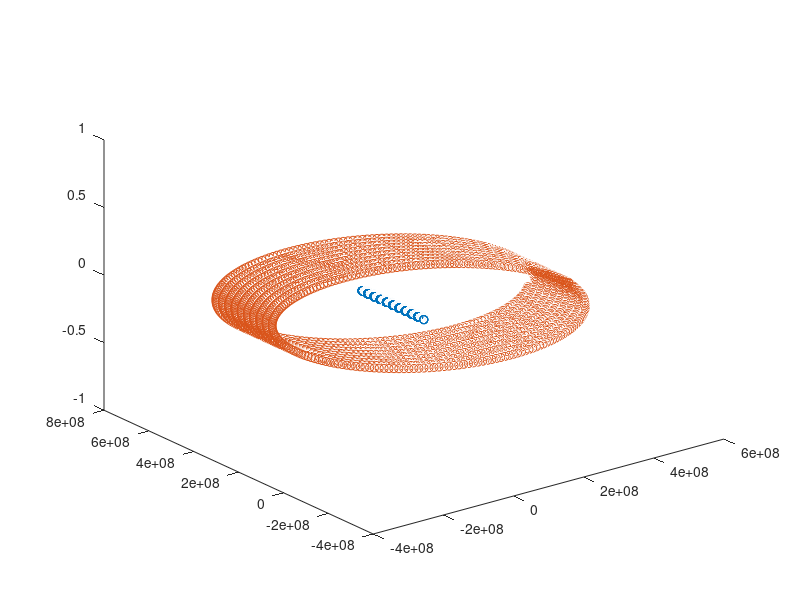

MATLAB code for this plot:
% verlet_posicion.m - Verlet position-only para sistema Tierra-Luna
% Metodo: x_{n+1} = 2x_n - x_{n-1} + a*dt^2 (sin almacenar velocidad)
% Cuerpos: 2 (Tierra 5.9724e24 kg, Luna 0.07346e24 kg)
%
% Uso: octave verlet_posicion

clear
tic
X1(2,:)=[0 0 0];
X2(2,:)=[0.4055e9 0 0];
V1=[0 0 0];
V2=[0 970 0];
M=[5.9724e24 0.07346e24];
G=6.67430e-11;
dt=11664;   #Paso de integración
T=23328000;
N=T/dt;
function A = aceleracion(X1, X2, M)
    G = 6.67430e-11;
    r = norm(X1 - X2, 2);
    A = -G * (M(1) * M(2) / r^3) * (X2 - X1);
end
X1(1,:)=X1(2,:)-V1*dt-0.5*aceleracion(X1(2,:),X2(2,:),M)*dt^2/M(1);
X2(1,:)=X2(2,:)-V2*dt+0.5*aceleracion(X1(2,:),X2(2,:),M)*dt^2/M(2);
for i=2:N
  X1(i+1,:)=2*X1(i,:)-X1(i-1,:)-aceleracion(X1(i,:),X2(i,:),M)*dt^2/M(1);
  X2(i+1,:)=2*X2(i,:)-X2(i-1,:)+aceleracion(X1(i,:),X2(i,:),M)*dt^2/M(2);
end
toc
plot3(X1(:,1),X1(:,2),X1(:,3),'o')
hold on
plot3(X2(:,1),X2(:,2),X2(:,3),'o')
